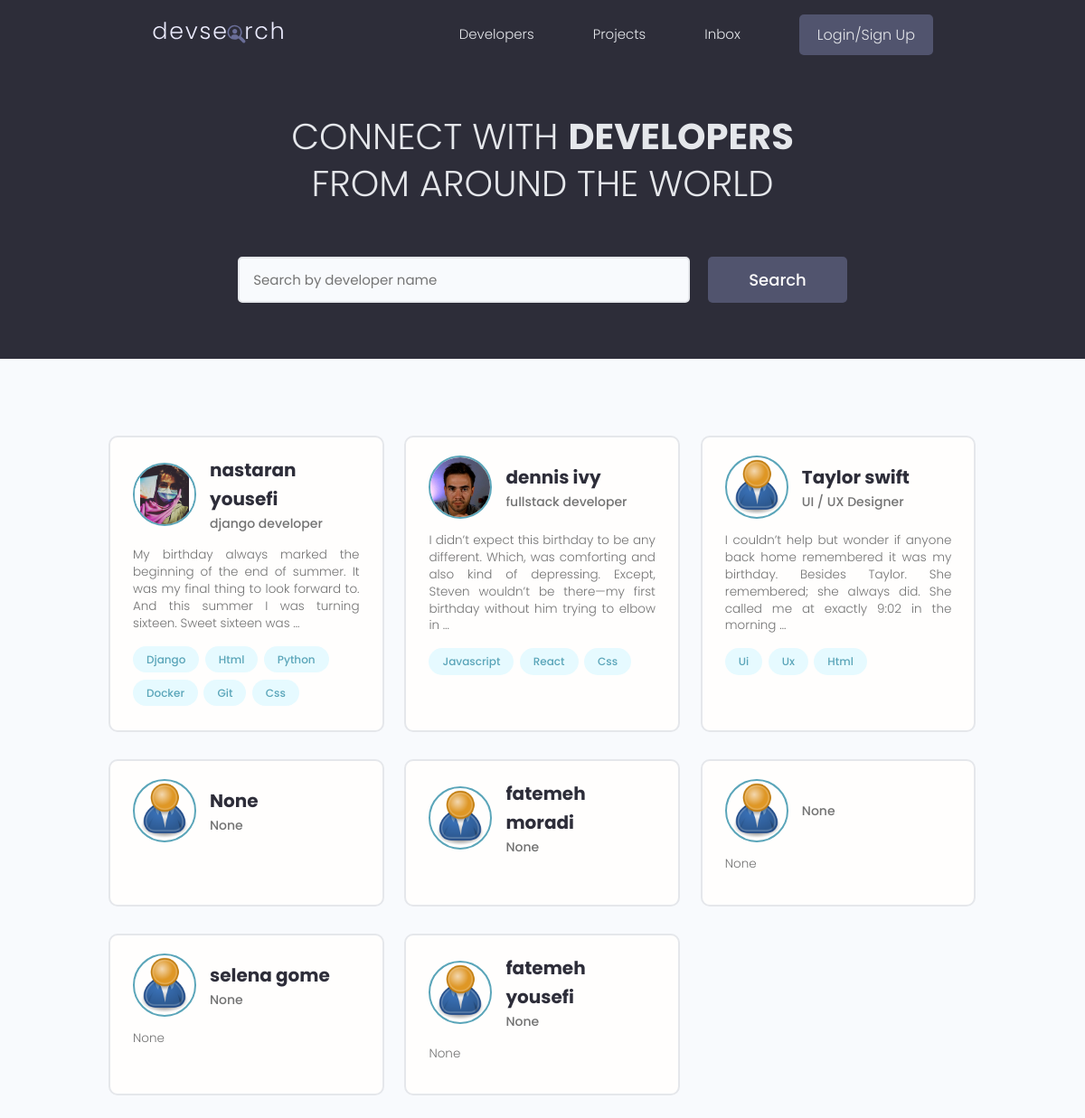
The app's page /, older data.
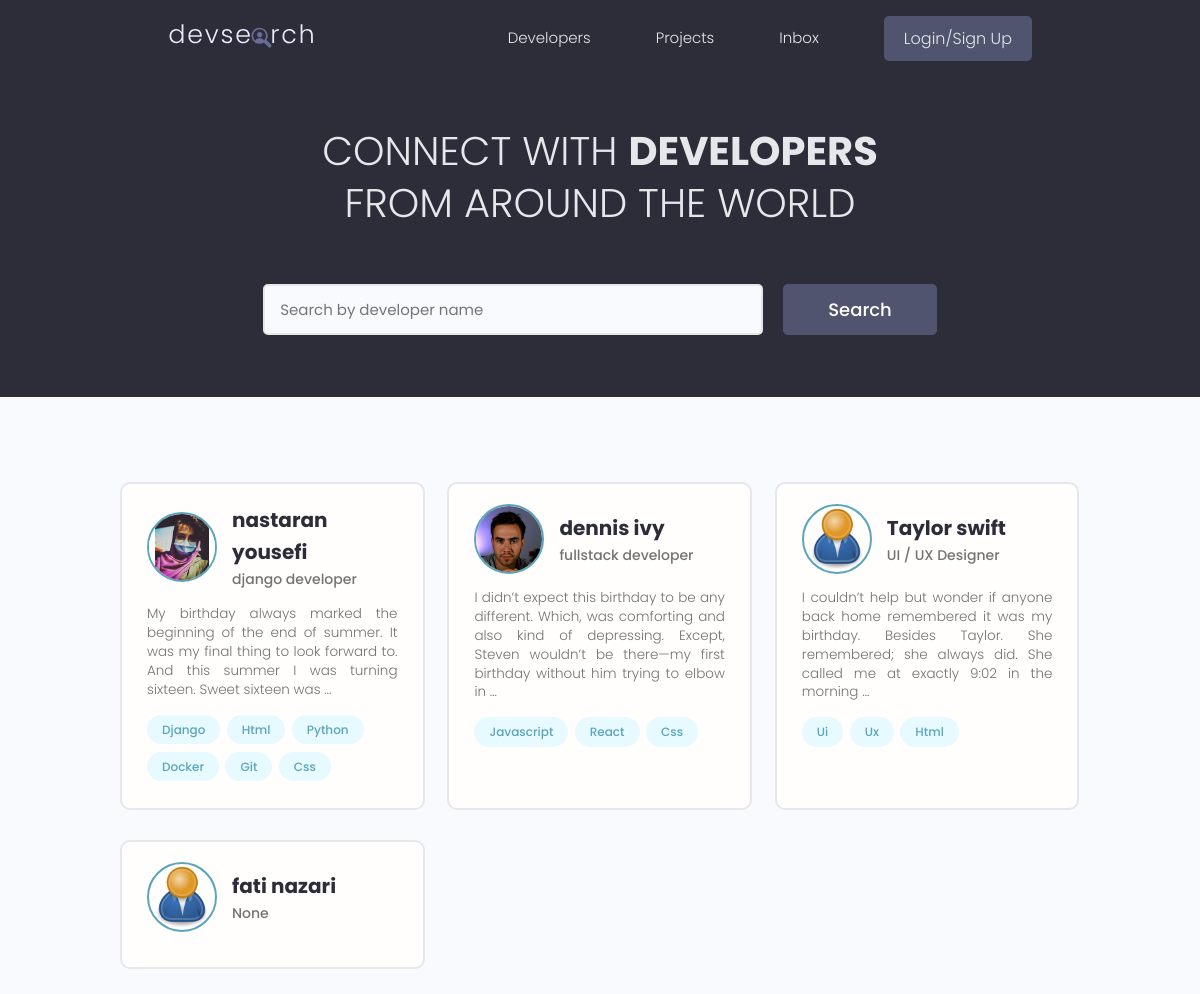
The same page, newer data.
### users/models.py (models this page shows, shortened)
class Profile(models.Model):
    user = models.OneToOneField(User, on_delete=models.CASCADE, null=True, blank=True)
    name = models.CharField(max_length=250, null=True, blank=True)
    username = models.CharField(max_length=250, null=True, blank=True)
    email = models.EmailField(max_length=500, blank=True, null=True)
    short_intro = models.CharField(max_length=200, blank=True, null=True)
    bio = models.TextField(blank=True, null=True)
    location = models.CharField(max_length=200, blank=True, null=True)
    profile_image = models.ImageField(blank=True, null=True, upload_to='profiles/',
                         default='profiles/user-default.png')
    social_github = models.CharField(max_length=500, blank=True, null=True)
    social_linkedin = models.CharField(max_length=500, blank=True, null=True)
    social_website = models.CharField(max_length=500, blank=True, null=True)
    social_twitter = models.CharField(max_length=500, blank=True, null=True)
    created = models.DateTimeField(auto_now_add=True)
    id = models.UUIDField(default=uuid.uuid4, unique=True, editable=False, primary_key=True)

class Skill(models.Model):
    owner = models.ForeignKey(Profile, on_delete=models.CASCADE)
    name = models.CharField(max_length=200, blank=True, null=True)
    description = models.TextField(null=True, blank=True)

### users/views.py (the view)
# urls.py: path('', views.profiles, name='profiles'),
def profiles(request):
    profiles = Profile.objects.all()
    context = {
        'profiles' : profiles,
    }
    return render(request, 'users/profiles.html', context)

### users/templates/users/profiles.html (shortened to what this page needs)
{% extends 'main.html' %}
{% block content %}
<main class="home">
    <section class="hero-section text-center">
      <div class="container container--narrow">
        <div class="hero-section__box">
          <h2>CONNECT WITH <span>DEVELOPERS</span></h2>
          <h2>FROM AROUND THE WORLD</h2>
        </div>
        <div class="hero-section__search">
          <form class="form" action="#" method="get">
            <div class="form__field">
              <input class="input input--text" id="formInput#search" type="text" name="text"
                placeholder="Search by developer name" />
            </div>
            <input class="btn btn--sub btn--lg" type="submit" value="Search" />
          </form>
        </div>
      </div>
    </section>
    <section class="devlist">
      <div class="container">
        <div class="grid grid--three">
        {% for profile in profiles %}
          <div class="column card">
            <div class="dev">
              <a href="{% url 'user-profile' profile.pk %}" class="card__body">
                <div class="dev__profile">
                  <img class="avatar avatar--md" src="{{ profile.profile_image.url }}" alt="image" />
                  <div class="dev__meta">
                    <h3>{{ profile.name }}</h3>
                    <h5>{{ profile.short_intro|truncatewords:6 }}</h5>
                  </div>
                </div>
                <p class="dev__info">{{ profile.bio|truncatewords:30 }}</p>
                <div class="dev__skills">
                    {% for skill in profile.skill_set.all|slice:'6' %}
                      <span class="tag tag--pill tag--main">
                        <small>{{ skill.name|title }}</small>
                      </span>
                    {% endfor %}
                </div>
              </a>
            </div>
          </div>
          {% endfor %}
        </div>
      </div>
    </section>
  </main>
{% endblock %}

### templates/main.html (shortened to what this page needs)
<!doctype html>
{% load static %}
<html lang="en">
<head>
  <link rel="stylesheet" href="https://cdn.iconmonstr.com/1.3.0/css/iconmonstr-iconic-font.min.css" />
  <link rel="stylesheet" href="{% static 'uikit/styles/uikit.css' %}" />
  <link rel="stylesheet" href="{% static 'styles/app.css' %}" />
</head>
<body>
{% include 'navbar.html' %}
{% block content %}
{% endblock %}
</body>
</html>

### templates/navbar.html (shortened to what this page needs)
{% load static %}
  <header class="header">
    <div class="container container--narrow">
      <a href="{% url 'profiles' %}" class="header__logo">
        <img src="{% static 'images/logo.svg' %}" alt="DevSearch Logo" />
      </a>
      <nav class="header__nav">
        <ul class="header__menu">
          <li class="header__menuItem"><a href="{% url 'profiles' %}">Developers</a></li>
          <li class="header__menuItem"><a href="{% url 'projects' %}">Projects</a></li>
          <li class="header__menuItem"><a href="">Inbox</a></li>
          {% if request.user.is_authenticated %}
            <li class="header__menuItem"><a href="{% url 'my-account' %}">My Account</a></li>
            <li class="header__menuItem"><a href="{% url 'logout' %}" class="btn btn--sub">Logout</a></li>
          {% else %}
            <li class="header__menuItem"><a href="{% url 'login' %}" class="btn btn--sub">Login/Sign Up</a></li>
          {% endif %}
        </ul>
      </nav>
    </div>
  </header>

### static/styles/app.css (style rules this page uses)
:root { --color-sub: #2d2d39; }
.btn--sub { background-color: var(--color-sub-light); }
.card { border: 2px solid var(--color-light); }
img { width: 100%; }
.header { position: sticky; z-index: 111; background-color: var(--color-sub); padding: 1.5rem 0; }
.header > .container { display: flex; justify-content: space-between; align-items: center; }
.header__logo > img { height: 3.8rem; }
.header__nav > ul { display: inline-flex; align-items: center; list-style: none; gap: 6.5rem; }
.header__menuItem > a { color: var(--color-light); font-weight: 300; }
.hero-section { height: 40vh; display: flex; align-items: center; background-color: var(--color-sub); }
.hero-section__box { margin-bottom: 4rem; }
.hero-section__box > h2, .hero-section__box > h2 > span { font-size: 4rem; color: var(--color-light); line-height: 1.3; text-transform: uppercase; }
.hero-section__box > h2 { font-weight: 300; }
.hero-section__box > h2 > span { font-weight: 700; }
.hero-section__search > .form { display: flex; align-items: center; justify-content: center; gap: 2rem; }
.hero-section__search > .form input.input--text { width: 50rem; }
.devlist { margin-top: 8rem; }
.devlist .grid { align-items: stretch; }
.devlist .dev .dev__profile { display: flex; align-items: center; gap: 1.5rem; }
.devlist .dev .dev__meta h3 { color: var(--color-sub); font-size: 2rem; font-weight: 700; }
.devlist .dev .dev__meta h5 { color: var(--color-text); font-size: 1.4rem; font-weight: 500; }
.devlist .dev .dev__info { margin: 1.5rem 0; font-size: 1.35rem; line-height: 1.4; text-align: justify; }

### static/uikit/styles/modules/_variables.css (style rules this page uses)
:root { --color-main: #5aa5b9; --color-main-light: #e6faff; --color-sub: #3f4156; --color-sub-light: #51546e; --color-sub-lighter: #ededfd; --color-text: #737373; --color-gray: #8b8b8b; --color-light: #e5e7eb; --color-light-gray: #767676; --color-bg: #f8fafd; --color-white: #fffefd; --color-white-light: #f3f3f3; --color-success: #359e64; --color-success-bg: #def8e8; --color-error: #fc4b0b; --color-error-bg: #fff2ee; --font-base: 'Poppins', arial, helvetica, 'Segoe UI', roboto, ubuntu, sans-serif; --font-monospace: 'Fira Code', 'Courier New', courier, monospace; --font-regular: 300; --font-medium: 500; --font-bold: 700; --generic-shadow: 1px 1px 5px #00000010; --generic-transition: all 0.3s ease-in-out; }

### static/uikit/styles/modules/_base.css (style rules this page uses)
* { margin: 0; padding: 0; box-sizing: border-box; text-rendering: optimizeLegibility; color: inherit; font-size: inherit; }
html { font-size: 50%; }
@media only screen and (min-width: 480px) { html { font-size: 56.25%; } }
@media only screen and (min-width: 1200px) { html { font-size: 62.5%; } }
body { line-height: 1.6; font-weight: 400; font-size: 1.5rem; color: var(--color-text); background-color: var(--color-bg); min-height: 100vh; }

### static/uikit/styles/modules/_typography.css (style rules this page uses)
* { font-family: var(--font-base); }
h2 { font-size: 3.6rem; font-weight: var(--font-bold); }
h3 { font-size: 3.2rem; font-weight: var(--font-medium); }
h5 { font-size: 2.4rem; font-weight: var(--font-medium); }
h5, h6 { font-weight: var(--font-regular); }
p, span, strong { font-size: 1.6rem; color: var(--color-text); font-weight: var(--font-regular); }
a { padding-bottom: 2px; text-decoration: none; display: inline-block; color: var(--color-main); font-weight: var(--font-medium); }

### static/uikit/styles/modules/_utilities.css (style rules this page uses)
.container { width: 92%; max-width: 165rem; margin: 0 auto; box-sizing: border-box; }
.container--narrow { width: 92%; max-width: 120rem; }
@media screen and (min-width: 1000px) { .container { width: 90%; } }
@media screen and (min-width: 1000px) { .container--narrow { width: 85%; } }
@media screen and (min-width: 1200px) { .container { width: 80%; } }
@media screen and (min-width: 1200px) { .container--narrow { width: 72%; } }
.text-center { text-align: center; }

### static/uikit/styles/modules/_avatar.css (style rules this page uses)
.avatar { border-radius: 50%; border: 2px solid var(--color-main); object-fit: cover; }
.avatar--md { height: 7rem; width: 7rem; }

### static/uikit/styles/modules/_button.css (style rules this page uses)
.btn { display: inline-block; position: relative; cursor: pointer; background-color: var(--color-light); font-weight: var(--font-medium); color: var(--color-sub); text-decoration: none; padding: 1rem 2rem; border-radius: 0.5rem; border: none; width: -webkit-fit-content; width: -moz-fit-content; width: fit-content; height: -webkit-fit-content; height: -moz-fit-content; height: fit-content; font-size: 1.6rem; outline-width: 0; outline-color: transparent; -webkit-backface-visibility: hidden; backface-visibility: hidden; transition: all 0.3s ease-in-out; }
.btn--sub { background-color: var(--color-sub); color: var(--color-white); }
.btn--lg { font-size: 1.8rem; padding: 1.2rem 4.5rem; }

Row changes from the older to the newer data that the page shows:
removed Profile: profile_image (placeholder picture), name "None", short_intro "None"
removed Profile: profile_image (placeholder picture), short_intro "None", bio "None"
removed Profile: profile_image (placeholder picture), name "selena gome", short_intro "None", bio "None"
removed Profile: profile_image (placeholder picture), name "fatemeh yousefi", short_intro "None", bio "None"
changed Profile "None": name "fatemeh moradi" → "fati nazari"
